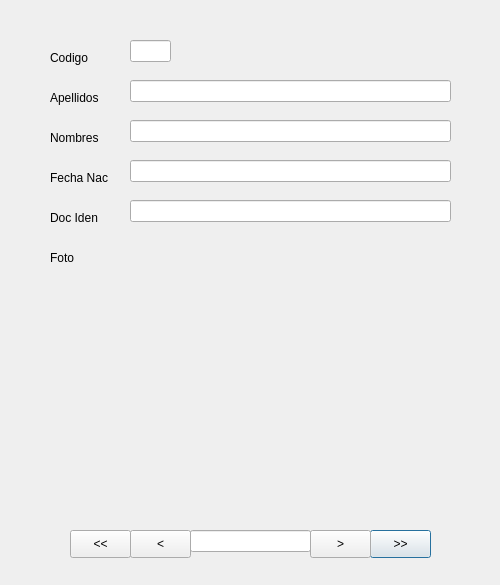
<?xml version="1.0" encoding="UTF-8"?>
<ui version="4.0">
 <class>dlgDemo14</class>
 <widget class="QDialog" name="dlgDemo14">
  <property name="geometry">
   <rect>
    <x>0</x>
    <y>0</y>
    <width>500</width>
    <height>585</height>
   </rect>
  </property>
  <property name="acceptDrops">
   <bool>false</bool>
  </property>
  <property name="windowTitle">
   <string>Demo14: Consulta Desconectada de Varios Alumno con Foto FS</string>
  </property>
  <widget class="QLabel" name="lblCodigo">
   <property name="geometry">
    <rect>
     <x>50</x>
     <y>50</y>
     <width>55</width>
     <height>16</height>
    </rect>
   </property>
   <property name="text">
    <string>Codigo</string>
   </property>
  </widget>
  <widget class="QLabel" name="lblApellidos">
   <property name="geometry">
    <rect>
     <x>50</x>
     <y>90</y>
     <width>55</width>
     <height>16</height>
    </rect>
   </property>
   <property name="text">
    <string>Apellidos</string>
   </property>
  </widget>
  <widget class="QLineEdit" name="txtApellidos">
   <property name="geometry">
    <rect>
     <x>130</x>
     <y>80</y>
     <width>321</width>
     <height>22</height>
    </rect>
   </property>
   <property name="readOnly">
    <bool>true</bool>
   </property>
  </widget>
  <widget class="QLabel" name="lblNombres">
   <property name="geometry">
    <rect>
     <x>50</x>
     <y>130</y>
     <width>55</width>
     <height>16</height>
    </rect>
   </property>
   <property name="text">
    <string>Nombres</string>
   </property>
  </widget>
  <widget class="QLineEdit" name="txtNombres">
   <property name="geometry">
    <rect>
     <x>130</x>
     <y>120</y>
     <width>321</width>
     <height>22</height>
    </rect>
   </property>
   <property name="readOnly">
    <bool>true</bool>
   </property>
  </widget>
  <widget class="QLabel" name="lblFechaNacimiento">
   <property name="geometry">
    <rect>
     <x>50</x>
     <y>170</y>
     <width>71</width>
     <height>16</height>
    </rect>
   </property>
   <property name="text">
    <string>Fecha Nac</string>
   </property>
  </widget>
  <widget class="QLineEdit" name="txtFechaNacimiento">
   <property name="geometry">
    <rect>
     <x>130</x>
     <y>160</y>
     <width>321</width>
     <height>22</height>
    </rect>
   </property>
   <property name="readOnly">
    <bool>true</bool>
   </property>
  </widget>
  <widget class="QLabel" name="lblFoto">
   <property name="geometry">
    <rect>
     <x>50</x>
     <y>250</y>
     <width>55</width>
     <height>16</height>
    </rect>
   </property>
   <property name="text">
    <string>Foto</string>
   </property>
  </widget>
  <widget class="QLabel" name="imgFoto">
   <property name="geometry">
    <rect>
     <x>130</x>
     <y>250</y>
     <width>321</width>
     <height>261</height>
    </rect>
   </property>
   <property name="text">
    <string/>
   </property>
   <property name="scaledContents">
    <bool>true</bool>
   </property>
  </widget>
  <widget class="QPushButton" name="btnUltimo">
   <property name="geometry">
    <rect>
     <x>370</x>
     <y>530</y>
     <width>61</width>
     <height>28</height>
    </rect>
   </property>
   <property name="text">
    <string>&gt;&gt;</string>
   </property>
  </widget>
  <widget class="QPushButton" name="btnPrimero">
   <property name="geometry">
    <rect>
     <x>70</x>
     <y>530</y>
     <width>61</width>
     <height>28</height>
    </rect>
   </property>
   <property name="text">
    <string>&lt;&lt;</string>
   </property>
  </widget>
  <widget class="QPushButton" name="btnAnterior">
   <property name="geometry">
    <rect>
     <x>130</x>
     <y>530</y>
     <width>61</width>
     <height>28</height>
    </rect>
   </property>
   <property name="text">
    <string>&lt;</string>
   </property>
  </widget>
  <widget class="QPushButton" name="btnSiguiente">
   <property name="geometry">
    <rect>
     <x>310</x>
     <y>530</y>
     <width>61</width>
     <height>28</height>
    </rect>
   </property>
   <property name="text">
    <string>&gt;</string>
   </property>
  </widget>
  <widget class="QLineEdit" name="txtPosicion">
   <property name="geometry">
    <rect>
     <x>190</x>
     <y>530</y>
     <width>121</width>
     <height>22</height>
    </rect>
   </property>
   <property name="alignment">
    <set>Qt::AlignCenter</set>
   </property>
   <property name="readOnly">
    <bool>true</bool>
   </property>
  </widget>
  <widget class="QLineEdit" name="txtCodigo">
   <property name="geometry">
    <rect>
     <x>130</x>
     <y>40</y>
     <width>41</width>
     <height>22</height>
    </rect>
   </property>
   <property name="readOnly">
    <bool>true</bool>
   </property>
  </widget>
  <widget class="QLabel" name="lblDocumentoIdentidad">
   <property name="geometry">
    <rect>
     <x>50</x>
     <y>210</y>
     <width>55</width>
     <height>16</height>
    </rect>
   </property>
   <property name="text">
    <string>Doc Iden</string>
   </property>
  </widget>
  <widget class="QLineEdit" name="txtDocumentoIdentidad">
   <property name="geometry">
    <rect>
     <x>130</x>
     <y>200</y>
     <width>321</width>
     <height>22</height>
    </rect>
   </property>
   <property name="readOnly">
    <bool>true</bool>
   </property>
  </widget>
 </widget>
 <resources/>
 <connections/>
</ui>
